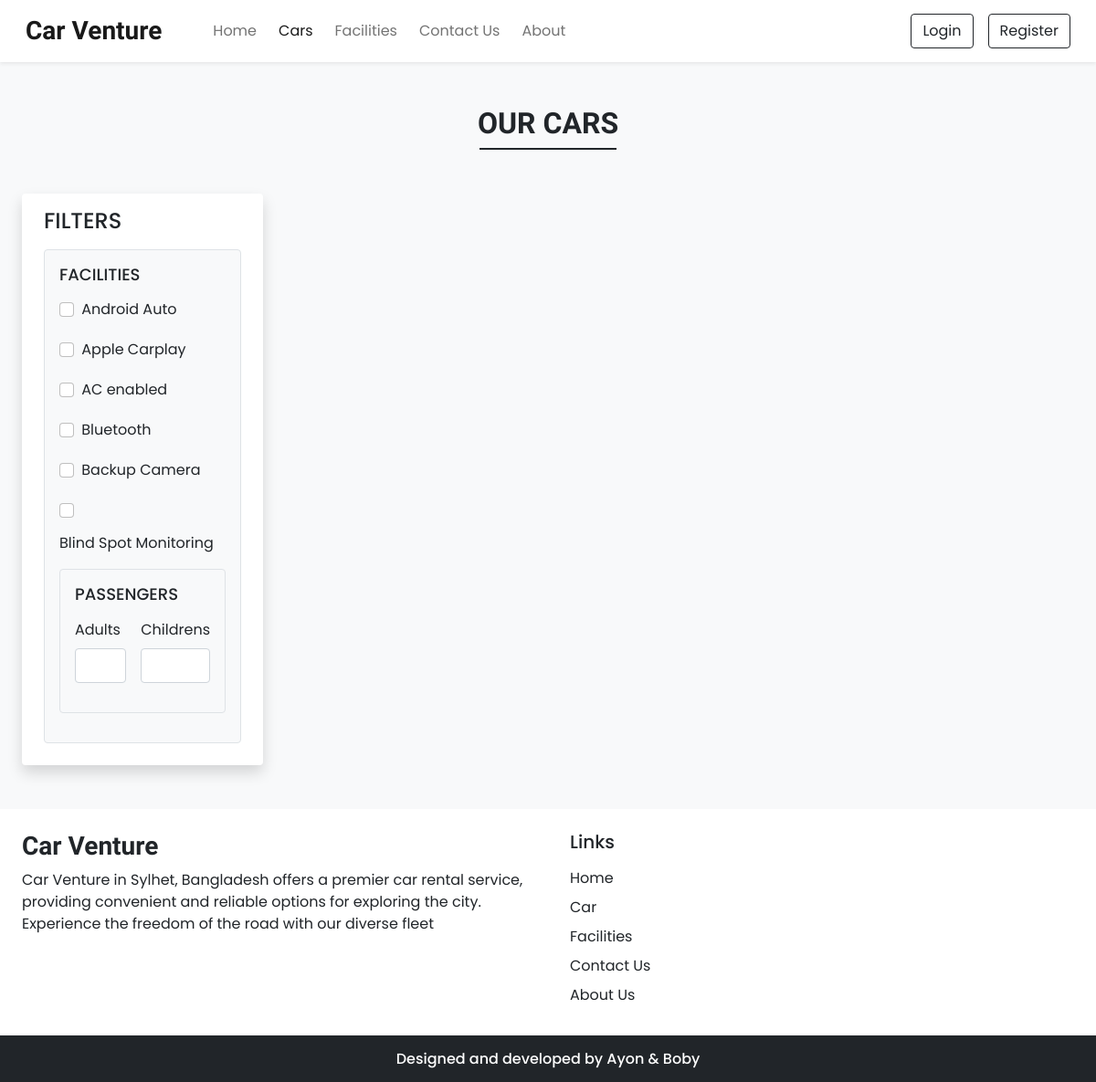
The app's page /cars.php with its own data.
### tables this page shows
CREATE TABLE `settings` (
  `sr_no` int(11) NOT NULL,
  `site_title` varchar(50) NOT NULL,
  `site_about` varchar(250) NOT NULL,
  `shutdown` tinyint(1) NOT NULL
);

CREATE TABLE `facilities` (
  `id` int(11) NOT NULL,
  `icon` varchar(100) NOT NULL,
  `name` varchar(50) NOT NULL,
  `description` varchar(250) NOT NULL
);

### admin/inc/db_config.php (called while the page is built, shortened)
<?php
function selectAll($table){
  $con = $GLOBALS['con'];
  $res = mysqli_query($con,"SELECT * FROM $table");
  return $res;
}
function select($sql,$values,$datatypes){
    $con = $GLOBALS['con'];
    if($stmt = mysqli_prepare($con,$sql))
    {
        mysqli_stmt_bind_param($stmt,$datatypes,...$values);
        if(mysqli_stmt_execute($stmt)){
            $res= mysqli_stmt_get_result($stmt);
            return $res;
        }
        else{
            mysqli_stmt_close($stmt);
           die("Query cannot be executed -select");
        }
    }
    else{
        die("Query cannot be prepared -select");
    }
}
?>

### cars.php (the view, shortened to what this page needs)
<!DOCTYPE html>
<html lang="en">
<head>
  <?php require ('inc/links.php') ?>
</head>
<body class="bg-light">
  <?php include "inc/header.php";?>
  <div class="my-5 px-4">
    <h2 class="text-center fw-bold h-font">OUR CARS</h2>
    <div class="h-line bg-dark"></div>
  </div>
  <div class="container-fluid">
    <div class="row">
      <div class="col-lg-3 col-md-12 mb-lg-0 mb-4 ps-4">
        <nav class="navbar navbar-expand-lg navbar-light bg-white rounded shadow">
          <div class="container-fluid flex-lg-column align-items-stretch">
            <h4 class="mt-2">FILTERS</h4>
            <div class="collapse navbar-collapse flex-column align-items-stretch mt-2" id="filterDropdown">
              <div class="border bg-light p-3 rounded mb-3">
                 <h5 class="d-flex align-items-center justify-content-between mb-3" style="font-size:18px;">
                   <span>FACILITIES</span>
                 </h5>
                 <?php
                 $facilities_q = selectAll('facilities');
                 while($row = mysqli_fetch_assoc($facilities_q))
                 {
                   echo<<<facilities
                   <div class="mb-2">
                    <input type="checkbox" onclick="fetch_cars()" name="facilities" value="$row[id]" class="form-check-input shadow-none mb-3 me-1" id="$row[id]">
                    <label class="form-label" for="$row[id]">$row[name]</label>
                   </div>
                   facilities;
                 }
                 ?>
              <div class="border bg-light p-3 rounded mb-3">
                <h5 class="d-flex align-items-center justify-content-between mb-3" style="font-size:18px;">
                   <span>PASSENGERS</span>
                </h5>
                <div class="d-flex">
                  <div class="me-3">
                    <label class="form-label">Adults</label>
                    <input type="number" min="1" id ="adults" oninput="passengers_filter()" class="form-control shadow-none mb-3">
                  </div>
                  <div>
                    <label class="form-label">Childrens</label>
                    <input type="number" min="1" id ="childrens" oninput="passengers_filter()" class="form-control shadow-none mb-3">
                  </div>
                </div>
              </div>
            </div>
          </div>
        </nav>
      </div>
      <div class="col-lg-9 col-md-12 px-4" id="cars-data">
      </div>
    </div>
  </div>
  <?php include "inc/footer.php";?>
</body>
</html>

### inc/header.php (shortened to what this page needs)
<nav id="nav-bar" class="navbar navbar-expand-lg navbar-light bg-white px-lg-3 py-lg-2 shadow-sm sticky-top">
    <div class="container-fluid">
      <a class="navbar-brand me-5 fw-bold fs-3 h-font" href="index.php"><?php echo $settings_r['site_title']  ?></a>
      <div class="collapse navbar-collapse" id="navbarSupportedContent">
        <ul class="navbar-nav me-auto mb-2 mb-lg-0">
          <li class="nav-item">
            <a class="nav-link me-2" href="index.php">Home</a>
          </li>
          <li class="nav-item">
            <a class="nav-link me-2" href="cars.php">Cars</a>
          </li>
          <li class="nav-item">
            <a class="nav-link me-2" href="facilities.php">Facilities</a>
          </li>
          <li class="nav-item">
            <a class="nav-link me-2" href="contact.php">Contact Us</a>
          </li>
          <li class="nav-item">
            <a class="nav-link" href="about.php">About</a>
          </li>
        </ul>
        <div class="d-flex">
          <?php
            if(isset($_SESSION['login']) && $_SESSION['login']==true)
            {
               $path=USERS_IMG_PATH;
              echo<<<data
              <div class="btn-group">
               <button type="button" class="btn btn-outline-dark shadow-none dropdown-toggle" data-bs-toggle="dropdown" data-bs-display="static" aria-expanded="false">
                <img src="$path$_SESSION[uPic]" style="width:25px; height:25px; class="me-1 rounded-circle">
                $_SESSION[uName]
               </button>
               <ul class="dropdown-menu dropdown-menu-lg-end">
                <li><a class="dropdown-item" href="profile.php">Profile</a></li>
                <li><a class="dropdown-item" href="bookings.php">Bookings</a></li>
                <li><a class="dropdown-item" href="logout.php">Logout</a></li>
               </ul>
              </div>
              data;
            }
            else
            {
              echo<<<data
                <button type="button" class="btn btn-outline-dark shadow-none me-lg-3 me-2" data-bs-toggle="modal" data-bs-target="#loginModal">
                  Login
                </button>
                <button type="button" class="btn btn-outline-dark shadow-none" data-bs-toggle="modal" data-bs-target="#registerModal">
                 Register
                </button>
              data;
            }
          ?>
        </div>
      </div>
    </div>
</nav>

### inc/footer.php (shortened to what this page needs)
<div class="container-fluid bg-white mt-5">
    <div class="row">
        <div class="col-lg-6 p-4">
            <h3 class="h-font fw-bold fs-3 "><?php echo $settings_r['site_title']  ?></h3>
            <p><?php echo $settings_r['site_about']  ?></p>
        </div>
        <div class="col-lg-6 p-4">
            <h5 class="mb-3">Links</h5>
            <a href="index.php" class="d-inline-block mb-2 text-dark text-decoration-none">Home</a><br>
            <a href="cars.php" class="d-inline-block mb-2 text-dark text-decoration-none">Car</a><br>
            <a href="facilities.php" class="d-inline-block mb-2 text-dark text-decoration-none">Facilities</a><br>
            <a href="contact.php" class="d-inline-block mb-2 text-dark text-decoration-none">Contact Us</a><br>
            <a href="about.php" class="d-inline-block mb-2 text-dark text-decoration-none">About Us</a><br>
        </div>
    </div>
</div>
<h6 class="text-center bg-dark text-white p-3 m-0">Designed and developed by Ayon & Boby</h6>

### css/common.css (style rules this page uses)
:root { --teal: #2ec1ac ; --teal_hover: #279e8c; }
* { font-family: 'Poppins', sans-serif; }
.h-font { font-family: 'Merienda', cursive; }
input[type=number] { -moz-appearance: textfield; }
.h-line { width: 150px; margin:0 auto; height: 1.7px; }

### records on screen
settings: site_title "Car Venture", site_about "Car Venture in Sylhet, Bangladesh offers a premier car rental service, providing convenient and reliable options for exploring the city. Experience the freedom of the road with our diverse fleet"
facilities: name "Android Auto"
facilities: name "Apple Carplay"
facilities: name "AC enabled"
facilities: name "Bluetooth"
facilities: name "Backup Camera"
facilities: name "Blind Spot Monitoring"
